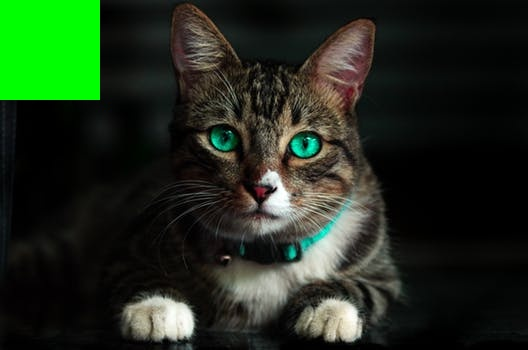
#> input picture Image Manipulation/Basics/newcat.jpeg, 528 x 350 px
$ python blurring.py --image ../Basics/newcat.jpeg
#> lines starting #> are read from the running program, lines starting #| are printed output that depends on the picture
import numpy as np
import argparse
import cv2

ap = argparse.ArgumentParser()
ap.add_argument("-i", "--image", required = True, help = "Enter path to the image")
args = vars(ap.parse_args())

image = cv2.imread(args["image"])
#> image is the input picture: shape (350, 528, 3); mean B, G, R 27.5, 45.3, 31.5

# Averaging
blurred = np.hstack([cv2.blur(image, (3,3)), cv2.blur(image, (5,5)), cv2.blur(image, (7,7))])
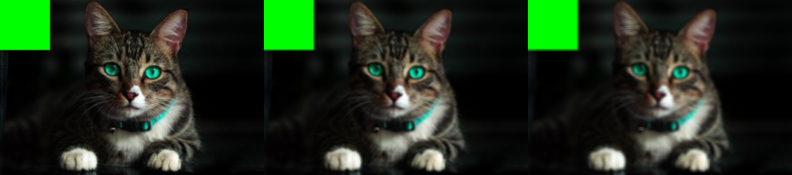
#> blurred: shape (350, 1584, 3) (shown at 1/2 size); mean B, G, R 27.5, 45.3, 31.5
cv2.imshow("Averaged", blurred)
cv2.waitKey(0)

#gaussian blurring
blurred = np.hstack([
	cv2.GaussianBlur(image, (3,3), 0),
	cv2.GaussianBlur(image, (5,5), 0),
	cv2.GaussianBlur(image, (7,7), 0)])

cv2.imshow("Gaussian blurr", blurred)
cv2.waitKey(0)

#median blurring
blurred = np.hstack([
	cv2.medianBlur(image, 3),
	cv2.medianBlur(image, 5),
	cv2.medianBlur(image, 7)])

cv2.imshow("Median blurr", blurred)
cv2.waitKey(0)

#bilateral blurring
blurred = np.hstack([
	cv2.bilateralFilter(image, 3, 21, 21),
	cv2.bilateralFilter(image, 5, 31, 31),
	cv2.bilateralFilter(image, 7, 41, 41)])

cv2.imshow("bilateral blurr", blurred)
cv2.waitKey(0)
